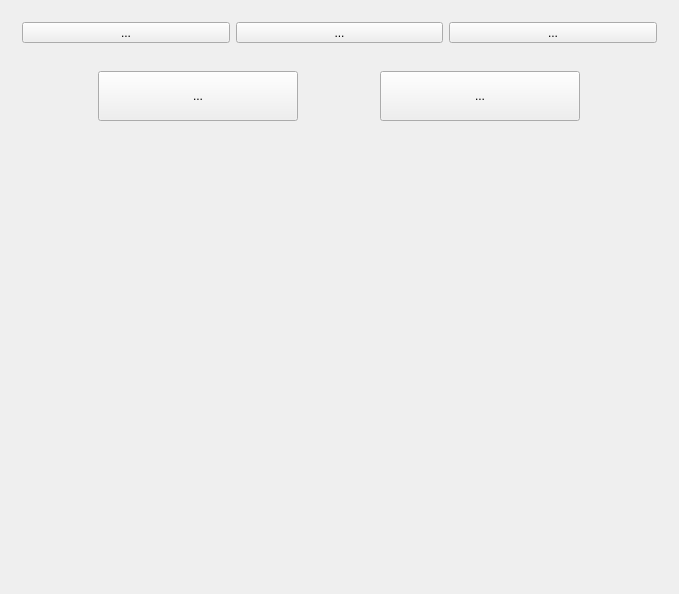
<?xml version="1.0" encoding="UTF-8"?>
<ui version="4.0">
 <class>Widget</class>
 <widget class="QWidget" name="Widget">
  <property name="geometry">
   <rect>
    <x>0</x>
    <y>0</y>
    <width>679</width>
    <height>594</height>
   </rect>
  </property>
  <property name="sizePolicy">
   <sizepolicy hsizetype="Fixed" vsizetype="Fixed">
    <horstretch>0</horstretch>
    <verstretch>0</verstretch>
   </sizepolicy>
  </property>
  <property name="windowTitle">
   <string>Widget</string>
  </property>
  <layout class="QVBoxLayout" name="verticalLayout">
   <item>
    <widget class="QWidget" name="widget" native="true">
     <layout class="QHBoxLayout" name="horizontalLayout_2">
      <item>
       <widget class="QToolButton" name="start">
        <property name="enabled">
         <bool>true</bool>
        </property>
        <property name="sizePolicy">
         <sizepolicy hsizetype="Minimum" vsizetype="Fixed">
          <horstretch>100</horstretch>
          <verstretch>100</verstretch>
         </sizepolicy>
        </property>
        <property name="minimumSize">
         <size>
          <width>0</width>
          <height>0</height>
         </size>
        </property>
        <property name="layoutDirection">
         <enum>Qt::LeftToRight</enum>
        </property>
        <property name="text">
         <string>...</string>
        </property>
        <property name="icon">
         <iconset resource="pic.qrc">
          <normaloff>:/Image/start.png</normaloff>:/Image/start.png</iconset>
        </property>
        <property name="iconSize">
         <size>
          <width>200</width>
          <height>30</height>
         </size>
        </property>
        <property name="checkable">
         <bool>false</bool>
        </property>
        <property name="arrowType">
         <enum>Qt::NoArrow</enum>
        </property>
       </widget>
      </item>
      <item>
       <widget class="QToolButton" name="restart">
        <property name="enabled">
         <bool>true</bool>
        </property>
        <property name="sizePolicy">
         <sizepolicy hsizetype="Minimum" vsizetype="Fixed">
          <horstretch>100</horstretch>
          <verstretch>100</verstretch>
         </sizepolicy>
        </property>
        <property name="minimumSize">
         <size>
          <width>0</width>
          <height>0</height>
         </size>
        </property>
        <property name="layoutDirection">
         <enum>Qt::LeftToRight</enum>
        </property>
        <property name="text">
         <string>...</string>
        </property>
        <property name="icon">
         <iconset resource="pic.qrc">
          <normaloff>:/Image/again.png</normaloff>:/Image/again.png</iconset>
        </property>
        <property name="iconSize">
         <size>
          <width>200</width>
          <height>30</height>
         </size>
        </property>
        <property name="checkable">
         <bool>false</bool>
        </property>
        <property name="arrowType">
         <enum>Qt::NoArrow</enum>
        </property>
       </widget>
      </item>
      <item>
       <widget class="QToolButton" name="exit">
        <property name="enabled">
         <bool>true</bool>
        </property>
        <property name="sizePolicy">
         <sizepolicy hsizetype="Minimum" vsizetype="Fixed">
          <horstretch>100</horstretch>
          <verstretch>100</verstretch>
         </sizepolicy>
        </property>
        <property name="minimumSize">
         <size>
          <width>0</width>
          <height>0</height>
         </size>
        </property>
        <property name="layoutDirection">
         <enum>Qt::LeftToRight</enum>
        </property>
        <property name="text">
         <string>...</string>
        </property>
        <property name="icon">
         <iconset resource="pic.qrc">
          <normaloff>:/Image/close.png</normaloff>:/Image/close.png</iconset>
        </property>
        <property name="iconSize">
         <size>
          <width>200</width>
          <height>30</height>
         </size>
        </property>
        <property name="checkable">
         <bool>false</bool>
        </property>
        <property name="arrowType">
         <enum>Qt::NoArrow</enum>
        </property>
       </widget>
      </item>
     </layout>
    </widget>
   </item>
   <item>
    <widget class="QWidget" name="widget_2" native="true">
     <layout class="QHBoxLayout" name="horizontalLayout">
      <item>
       <widget class="QToolButton" name="last">
        <property name="minimumSize">
         <size>
          <width>200</width>
          <height>50</height>
         </size>
        </property>
        <property name="text">
         <string>...</string>
        </property>
       </widget>
      </item>
      <item>
       <widget class="QToolButton" name="next">
        <property name="minimumSize">
         <size>
          <width>200</width>
          <height>50</height>
         </size>
        </property>
        <property name="text">
         <string>...</string>
        </property>
       </widget>
      </item>
     </layout>
    </widget>
   </item>
   <item>
    <spacer name="verticalSpacer">
     <property name="orientation">
      <enum>Qt::Vertical</enum>
     </property>
     <property name="sizeHint" stdset="0">
      <size>
       <width>20</width>
       <height>40</height>
      </size>
     </property>
    </spacer>
   </item>
  </layout>
 </widget>
 <layoutdefault spacing="6" margin="11"/>
 <resources>
  <include location="pic.qrc"/>
 </resources>
 <connections/>
</ui>
